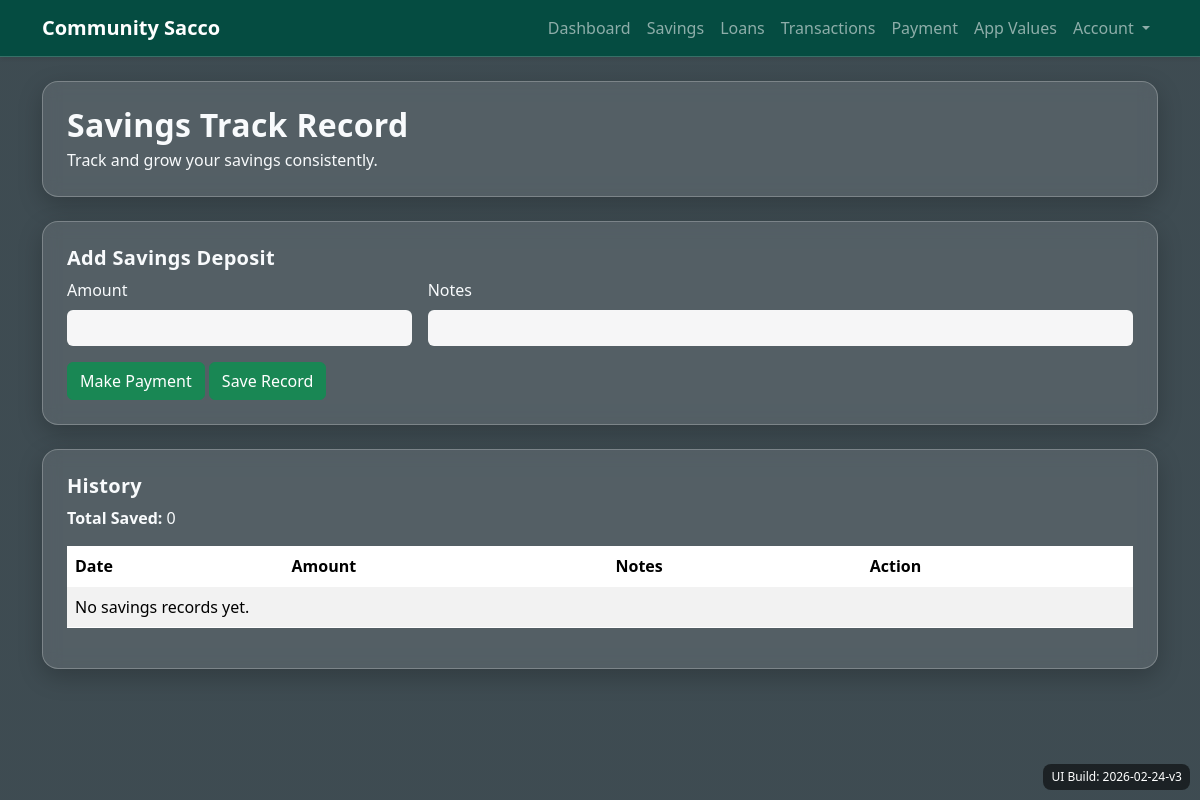
The app's page /FinanceApp/savings/ (signed in), older data.
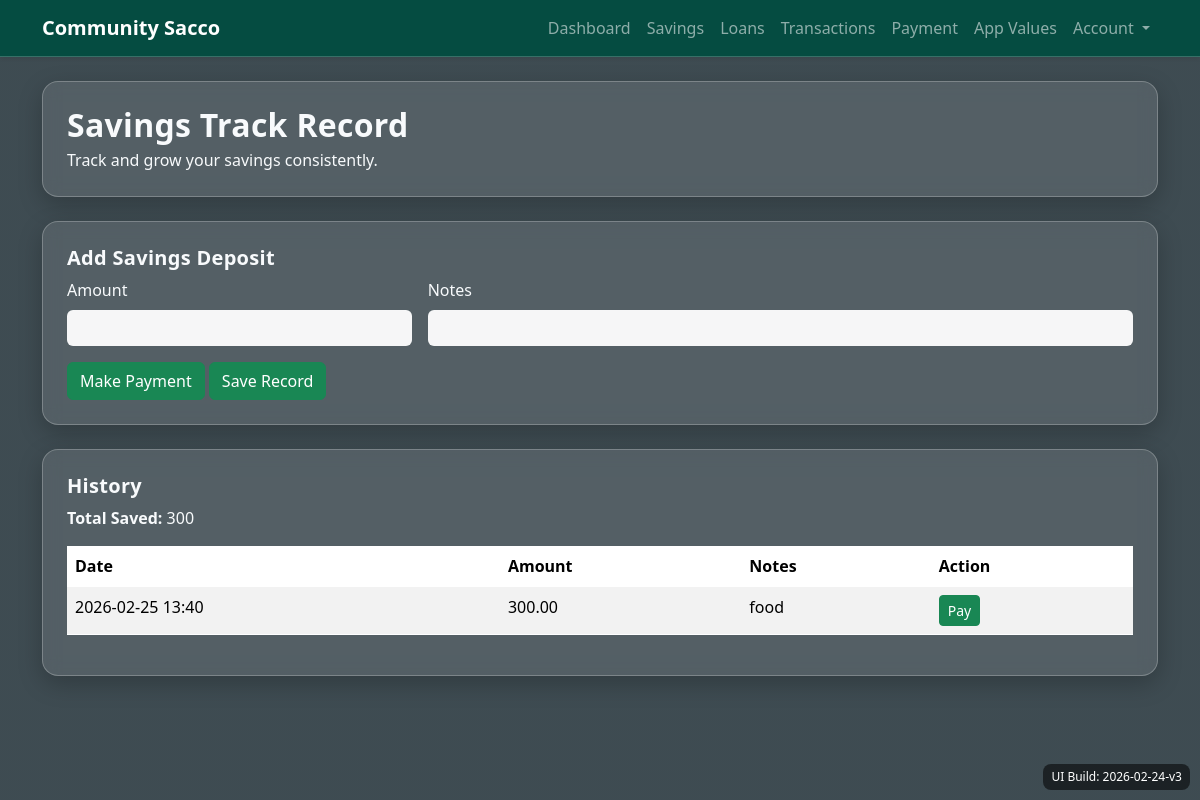
The same page, newer data.
### FinanceApp/models.py (models this page shows, shortened)
class SavingsRecord(models.Model):
    user = models.ForeignKey(User, on_delete=models.CASCADE, related_name="savings_records")
    amount = models.DecimalField(max_digits=12, decimal_places=2)
    notes = models.CharField(max_length=255, blank=True)
    created_at = models.DateTimeField(auto_now_add=True)
    class Meta:
        ordering = ["-created_at"]

### FinanceApp/views.py (the view)
# urls.py: path('savings/', views.savings, name='savings'),
@login_required
def savings(request):
    if request.method == "POST":
        form = SavingsRecordForm(request.POST)
        if form.is_valid():
            savings_record = form.save(commit=False)
            savings_record.user = request.user
            savings_record.save()
            messages.success(request, "Savings record added. You can pay now or later using the Pay button in history.")
            return redirect("savings")
    else:
        form = SavingsRecordForm()
    records = request.user.savings_records.all()
    total_saved = records.aggregate(total=Sum("amount"))["total"] or 0
    context = {"form": form, "records": records, "total_saved": total_saved}
    return render(request, "FinanceApp/savings.html", context)

### FinanceApp/forms.py
class SavingsRecordForm(forms.ModelForm):
    class Meta:
        model = SavingsRecord
        fields = ["amount", "notes"]
    def __init__(self, *args, **kwargs):
        super().__init__(*args, **kwargs)
        for field in self.fields.values():
            field.widget.attrs.update({"class": "form-control"})

### FinanceApp/templates/FinanceApp/savings.html (shortened to what this page needs)
{% extends "main.html" %}
{% block content %}
<div class="container py-4">
  <div class="content-panel p-4 mb-4">
    <h2 class="section-title mb-1">Savings Track Record</h2>
    <p class="mb-0">Track and grow your savings consistently.</p>
  </div>
  <div class="content-panel p-4 mb-4">
      <h5 class="section-title">Add Savings Deposit</h5>
      <form method="POST">
        <div class="row g-3">
          <div class="col-md-4">
            <label class="form-label">Amount</label>
            {{ form.amount }}
          </div>
          <div class="col-md-8">
            <label class="form-label">Notes</label>
            {{ form.notes }}
          </div>
        </div>
        <a href="{% url 'mpesaPayment' %}" class="btn btn-success mt-3">Make Payment</a>
        <button type="submit" class="btn btn-success mt-3">Save Record</button>
      </form>
  </div>
  <div class="content-panel p-4">
      <h5 class="section-title">History</h5>
      <p><strong>Total Saved:</strong> {{ total_saved }}</p>
      <div class="table-responsive">
        <table class="table table-striped">
          <thead>
            <tr>
              <th>Date</th>
              <th>Amount</th>
              <th>Notes</th>
              <th>Action</th>
            </tr>
          </thead>
          <tbody>
            {% for record in records %}
              <tr>
                <td>{{ record.created_at|date:"Y-m-d H:i" }}</td>
                <td>{{ record.amount }}</td>
                <td>{{ record.notes|default:"-" }}</td>
                <td>
                  <a href="{% url 'mpesaPayment' %}?payment_type=DEPOSIT&amount={{ record.amount }}" class="btn btn-sm btn-success">
                    Pay
                  </a>
                </td>
              </tr>
            {% empty %}
              <tr>
                <td colspan="4">No savings records yet.</td>
              </tr>
            {% endfor %}
          </tbody>
        </table>
      </div>
  </div>
</div>
{% endblock %}

Row changes from the older to the newer data that the page shows:
added SavingsRecord: created_at "2026-02-25 13:40", amount "300.00", notes "food"
Text that changed along with them:
{{ total_saved }}: "0" → "300"
text no longer shown: "No savings records yet."
